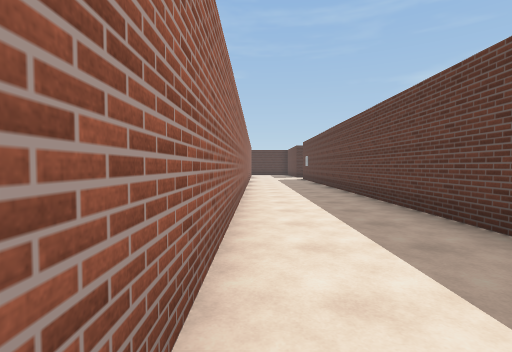
View 1 (above)

16 first-person views from a walk through a 3-D level made in the Unity game engine. The camera is 1.4 m above the floor, tilts 2° down and sees 85° across. The floor is counted in squares, 2 m on a side. Each view is taken from the middle of a square. On the plan, view 1 faces up. The plan holds only what a view shows up to about 9 squares ahead; the rest is blank. The place goes on beyond the plan. The player is left out. Some surface patterns are stand-ins.

View 2
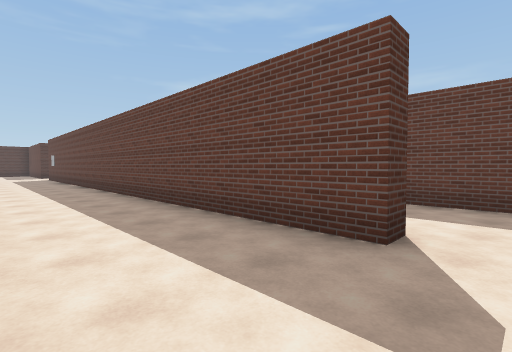

View 3
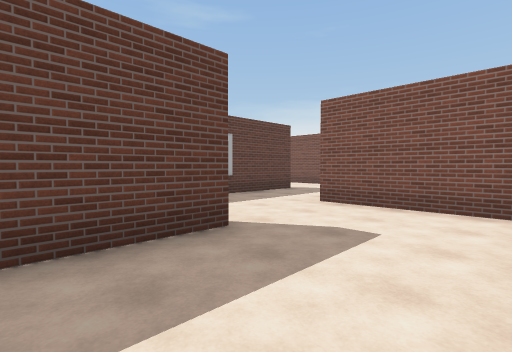

View 4
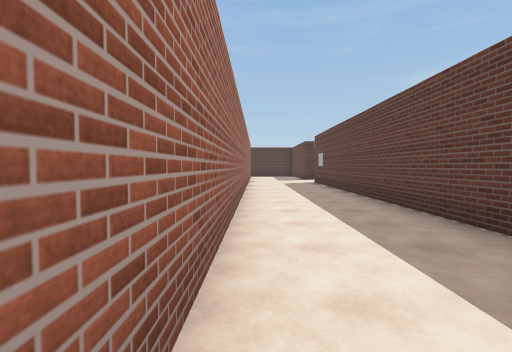

View 5
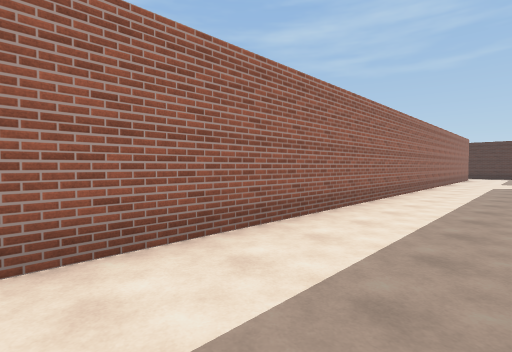

View 6
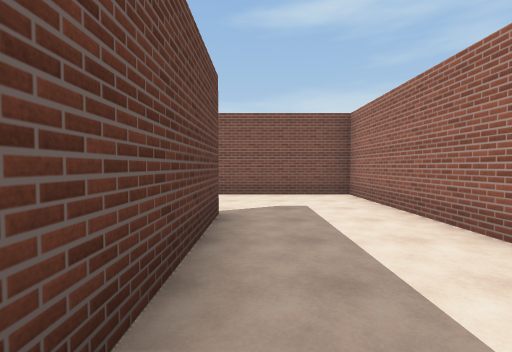

View 7
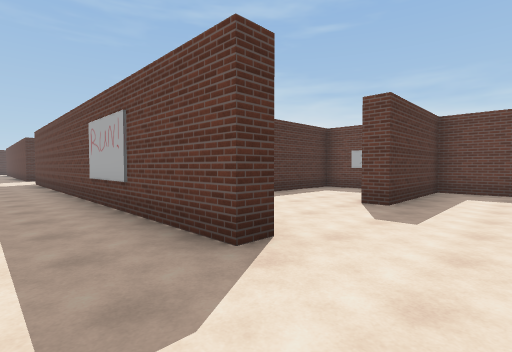

View 8
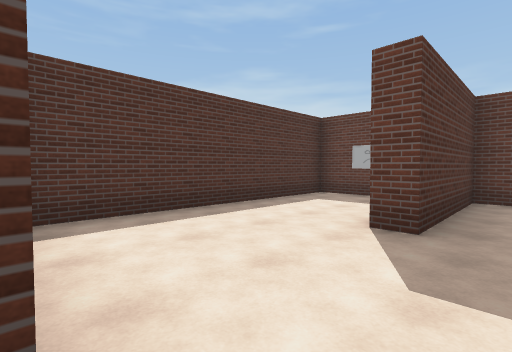

View 9
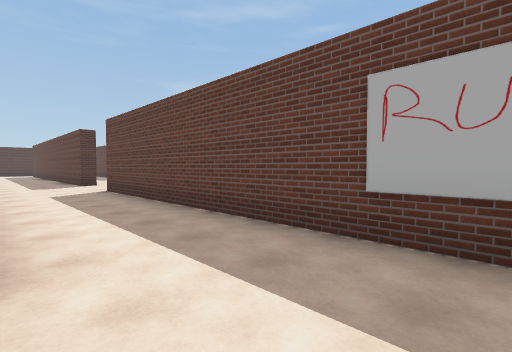

View 10
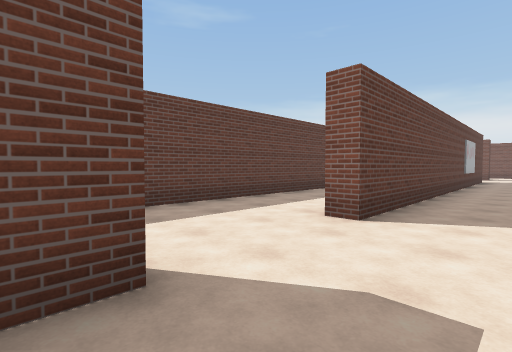

View 11
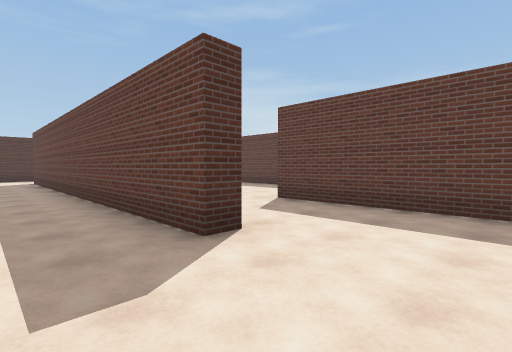

View 12
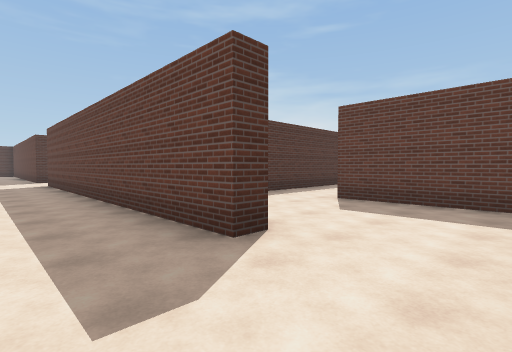

View 13
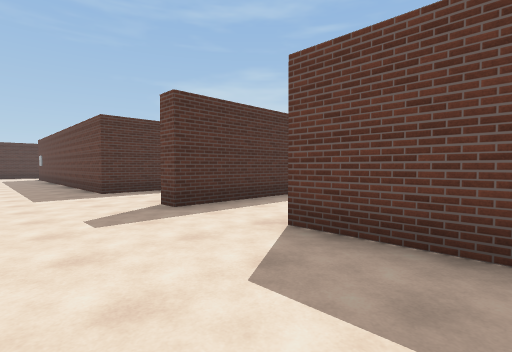

View 14
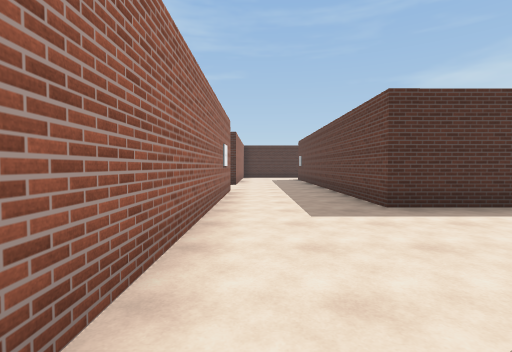

View 15
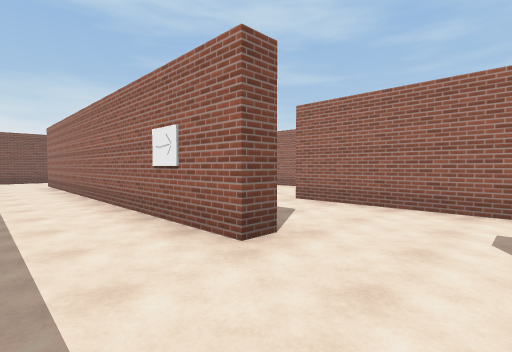

View 16
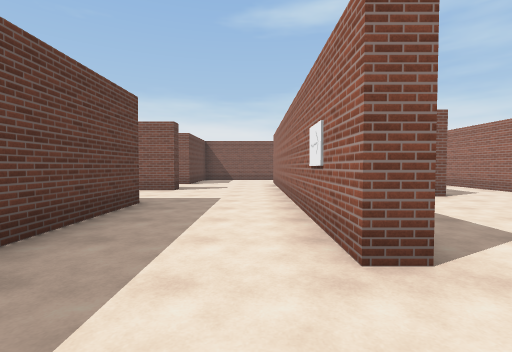

### Floor plan
Points are (right, up) in squares from view 1. A wall is a line through its corners. A room is listed if a view was taken in it or the views show most of it. See-through windows are left out.
Room 1 (views 1, 2, 3, 4, 5, 6, 9)
walls: (3.1, -1.1) (2.5, -1.1) (2.5, 12); (-0.3, 12.5) (-0.3, -3.9) (3.1, -3.9)
ways out: opening at (3, -2.5) to room 2
Room 2 (views 7, 10, 11, 12, 13, 14, 15, 16)
walls: (9.4, 0.1) (8.8, 0.1) (8.8, 8.6); (12.2, 3.3) (12.2, 3.9); (3, 4.5) (3, 3); (13.6, 3.3) (12.4, 3.3) (12.4, 3.9) (13.5, 3.9); (6.1, 8.3) (5.6, 8.3) (5.6, 12.5); (12.6, -1.9) (12.6, 1.1); (9.3, 10.1) (9.3, 1); (14.4, 6.7) (12.2, 6.7) (12.2, 11); (5.6, -6.2) (5.6, 5.5) (6.1, 5.5)
ways out: opening at (3, -2.5) to room 1; opening at (6, -7.5) to room 3; opening at (7.5, 9.5); opening at (9, 11.5); opening at (13, 2)
Room 3 (view 8)
walls: (6.1, -6.2) (5.6, -6.2); (12.6, -7.8) (12.6, -6.2) (9.2, -6.2) (9.2, -5.6); (12.6, -4.2) (12.6, -2.9) (6.4, -2.9)
ways out: opening at (6, -7.5) to room 2

Positions as (right, up) in squares from view 1, and headings:
1: (0, 0), facing up
2: (0, -2), facing up-right
3: (0, 1), facing down-right
4: (0, 3), facing up
5: (2, 3), facing up-left
6: (2, 3), facing down
7: (4, -8), facing up-right
8: (6, -7), facing up-right
9: (3, -3), facing up-right
10: (4, 9), facing down-right
11: (4, 6), facing up-right
12: (7, -2), facing up-right
13: (10, -1), facing up-right
14: (10, 2), facing up
15: (11, 12), facing down-left
16: (10, 12), facing down
